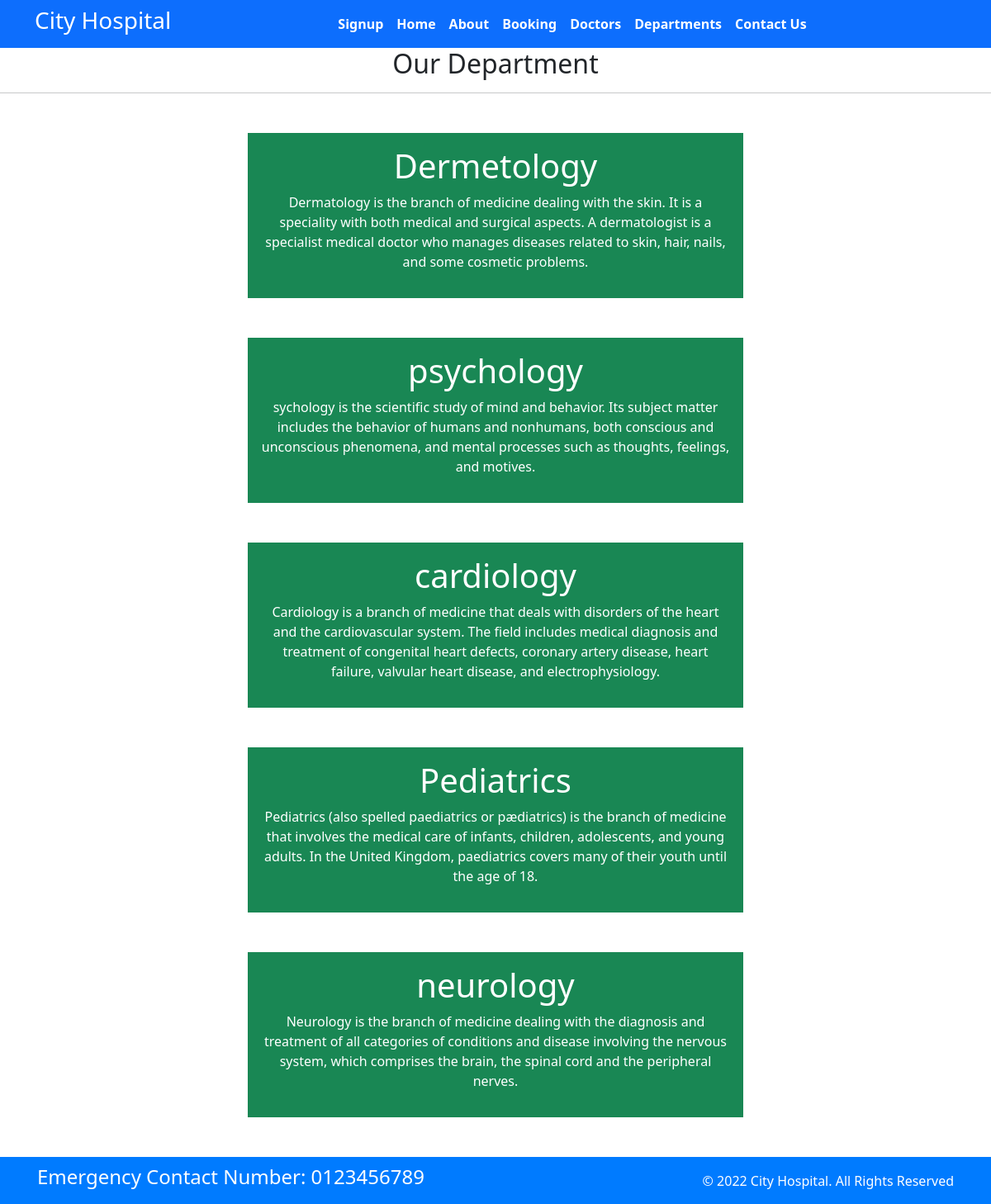
Screenshot of /department with the database file from the repository.
### home/models.py (models this page shows, shortened)
class Departments(models.Model):
    dep_name=models.CharField(max_length=100)
    dep_description=models.TextField()

### home/views.py (the view)
# urls.py: path('department',views.department,name='department')
def department(request):
    dict_dept={
        'dept':Departments.objects.all()
    }
    return render(request,'department.html',dict_dept)

### home/templates/department.html (shortened to what this page needs)
{% extends 'base.html' %}
{% block content %}
<h2 class="text-center">Our Department</h2>
<hr>
{% for d in dept %}
<div class="mx-auto w-50 bg-success text-center text-white p-3 my-5 border-warning">
    <h1>{{d.dep_name}}</h1>
    <p>{{d.dep_description}}</p>
</div>
{% endfor %}
{% endblock %}

### home/templates/base.html (style rules this page uses)
html, body { height: 100%; margin: 0; }
body { display: flex; flex-direction: column; }

### rows the page displays
Departments: dep_name "Dermetology", dep_description "Dermatology is the branch of medicine dealing with the skin. It is a speciality with both medical and surgical aspects. A dermatologist is a specialist medical doctor who manages diseases related to skin, hair, nails, and some cosmetic problems."
Departments: dep_name "psychology", dep_description "sychology is the scientific study of mind and behavior. Its subject matter includes the behavior of humans and nonhumans, both conscious and unconscious phenomena, and mental processes such as thoughts, feelings, and motives."
Departments: dep_name "cardiology", dep_description "Cardiology is a branch of medicine that deals with disorders of the heart and the cardiovascular system. The field includes medical diagnosis and treatment of congenital heart defects, coronary artery disease, heart failure, valvular heart disease, and electrophysiology."
Departments: dep_name "Pediatrics", dep_description "Pediatrics (also spelled paediatrics or pædiatrics) is the branch of medicine that involves the medical care of infants, children, adolescents, and young adults. In the United Kingdom, paediatrics covers many of their youth until the age of 18."
Departments: dep_name "neurology", dep_description "Neurology is the branch of medicine dealing with the diagnosis and treatment of all categories of conditions and disease involving the nervous system, which comprises the brain, the spinal cord and the peripheral nerves."
